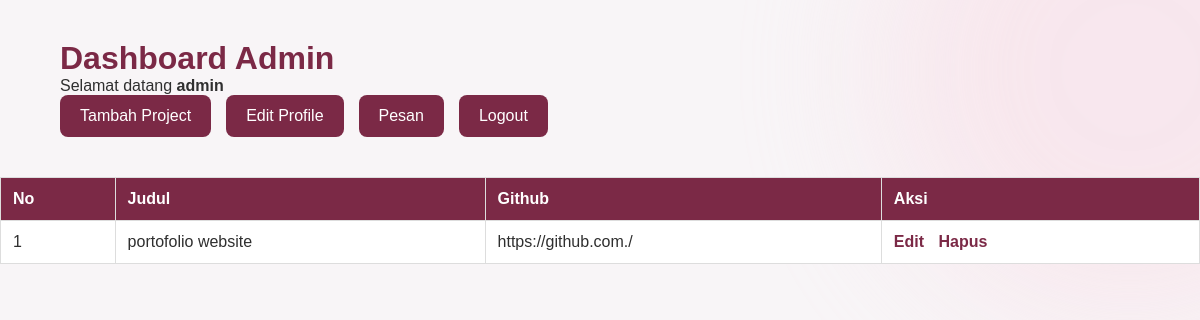
Page /dashboard (signed in) on the earlier database version.
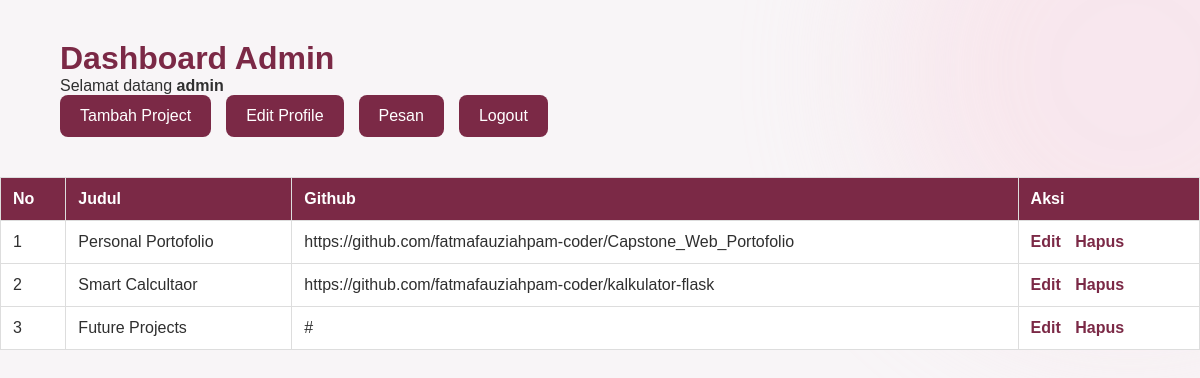
Same page on the later database version.
### models.py (models this page shows, shortened)
class User(UserMixin, db.Model):
    id = db.Column(db.Integer, primary_key=True)
    username = db.Column(db.String(50), unique=True)
    password = db.Column(db.String(255))

class Project(db.Model):
    id = db.Column(db.Integer, primary_key=True)
    title = db.Column(db.String(100))
    description = db.Column(db.Text)
    image = db.Column(db.String(255))
    github = db.Column(db.String(255))
    demo = db.Column(db.String(255))
    created_at = db.Column(db.DateTime,
                           default=datetime.utcnow)

### app.py (the view)
@app.route("/dashboard")
@login_required
def dashboard():
    projects = Project.query.all()
    return render_template(
        "dashboard.html",
        projects=projects
    )

### app.py (called while the page is built)
@login_manager.user_loader
def load_user(user_id):
    return User.query.get(int(user_id))

### templates/dashboard.html (shortened to what this page needs)
<!DOCTYPE html>
<html lang="en">
<head>
    <link rel="stylesheet" href="{{ url_for('static', filename='css/style.css') }}">
</head>
<body>
<div class="container">
    <h1>Dashboard Admin</h1>
    <p>Selamat datang <b>{{ current_user.username }}</b></p>
    <div class="menu">
    <a href="{{ url_for('add_project') }}">Tambah Project</a>
    <a href="{{ url_for('edit_profile') }}">Edit Profile</a>
    <a href="{{ url_for('messages') }}">Pesan</a>
    <a href="{{ url_for('logout') }}">Logout</a>
</div>
</div>
    <table>
        <tr>
            <th>No</th>
            <th>Judul</th>
            <th>Github</th>
            <th>Aksi</th>
        </tr>
        {% for project in projects %}
        <tr>
            <td>{{ loop.index }}</td>
            <td>{{ project.title }}</td>
            <td>{{ project.github }}</td>
            <td class="aksi">
                <a href="{{ url_for('edit_project', id=project.id) }}">
                    Edit
                </a>
                <a href="{{ url_for('delete_project', id=project.id) }}"
                   onclick="return confirm('Yakin ingin menghapus project ini?')">
                    Hapus
                </a>
            </td>
        </tr>
        {% endfor %}
    </table>
</body>
</html>

### static/css/style.css (style rules this page uses)
html { scroll-behavior:smooth; }
* { margin:0; padding:0; box-sizing:border-box; }
body { background:#FFF7FA; font-family:Poppins,sans-serif; color:#2F2F2F; }
body { overflow-x:hidden; }
body::before { content:""; position:fixed; width:500px; height:500px; background:#F8D7E2; border-radius:50%; top:-180px; right:-180px; opacity:.45; filter:blur(70px); z-index:-1; }
body::after { content:""; position:fixed; width:400px; height:400px; background:#355C4A; border-radius:50%; bottom:-170px; left:-150px; opacity:.08; filter:blur(80px); z-index:-1; }

### templates/dashboard.html (style rules this page uses)
body { background:#f8f5f7; font-family:Arial, sans-serif; margin:0; }
.container { width:90%; margin:40px auto; }
h1 { color:#7b2946; }
.menu { display:flex; gap:15px; margin-bottom:25px; }
.menu a { text-decoration:none; background:#7b2946; color:white; padding:12px 20px; border-radius:8px; }
table { width:100%; border-collapse:collapse; background:white; }
th,td { padding:12px; border:1px solid #ddd; text-align:left; }
th { background:#7b2946; color:white; }
.aksi a { color:#7b2946; font-weight:bold; text-decoration:none; margin-right:10px; }

Differences in the rows shown:
changed Project: title "portofolio website" → "Personal Portofolio"; github "https://github.com./" → "https://github.com/fatmafauziahpam-coder/Capstone_Web_Portofolio"
added Project: title "Smart Calcultaor", github "https://github.com/fatmafauziahpam-coder/kalkulator-flask"
added Project: title "Future Projects", github "#"
